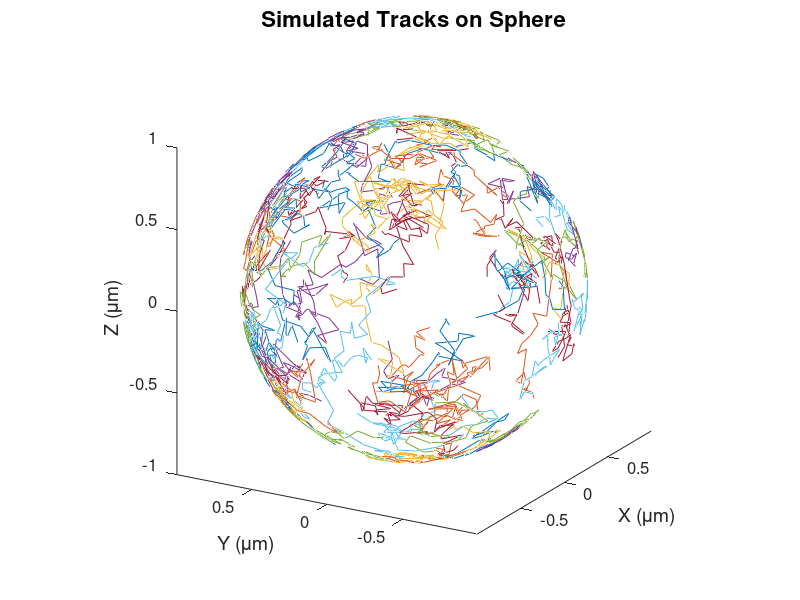
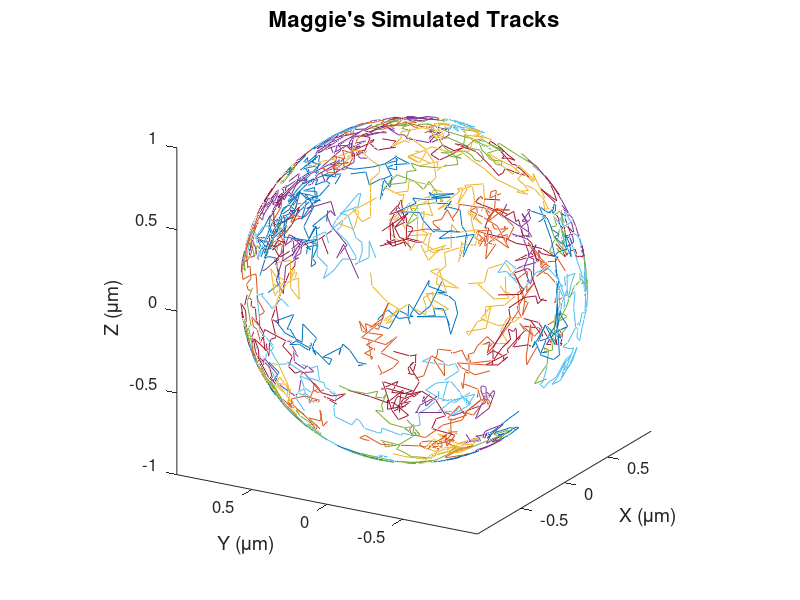

These figures' MATLAB source, in order:
%{
-------------------------------------------------------------
Author: Yu-Huan Wang (Kim Lab at UIUC) - yuhuanw2@illinois.edu
    creation date: 12/8/2023
    last updated date: 12/8/2023

Description: this script 'diffSim_sphere' is adapted from 'diffSimMemb'
1) simulates the diffusion of a free particle on a 3D sphere 
2) I also added Maggie's simulation code as a comparison

~~~~~~ How to Ratate a Vector in 3D ~~~~~~
~~~~~~  Rodriguez rotation formula  ~~~~~~

v′=vcosθ+(r×v)sinθ+r(v*r)(1−cosθ)   where

 v is the original vector, 
 r is the vector about which the rotation on angle θ is performed, 
 v′ is the vector after rotation.

~~~~~~~~~~~~~~ Steps ~~~~~~~~~~~~~
1. Find an orthogonal vector k1 to v at the base
2. Use cross( k1, v) to find the third orthogonal vector k2
        k1-k2 defines the orthogonal plane to vector v
3. Find a random vector in k1-k2 plane as the rotatioin axis
        ratation radius is always r 
        rotation direction would be random
4. Calculate rotation angle by 'step size/r'
5. With the rotation axis and angle, I can get the new pts 


-------------------------------------------------------------
%}

clear, clc, close all

simPath = 'C:\Users\yuhuanw2\Documents\MATLAB\simDiffusion\'; cd( simPath)

    nTracks = 100;     nFrames = 30;
    plotTrackFlag = 1;

    D = 0.2; % um^2/s 
    dt = 1e-2; % 10 ms, unit: s
    locError = 0e-2; % unit: um

global r l
r = 1; % radius of the sphere

fprintf( '~~~~ Simulation Starts ~~~~\n')
fprintf( '   D = %.2f, dt = %d ms, step = %.2f um, locErr = %.2f um\n', D, dt*1e3, sqrt( 4*D*dt), locError)
fprintf( '   nFrame = %d, total step = %.2f um\n', nFrames, sqrt( 4*D*dt*nFrames))


%% 1. generate randomly distributed origin points on the sphere

rng(0) % to make the result repeatable
    
    % equivalent to: unifrnd( -cellLength/2, cellLength/2, nTracks, 1);
    y = ( rand( nTracks, 1)- 0.5)* 2*r; % random y from -r ~ r
    phi = rand( nTracks, 1)* 2*pi;    
    radi = sqrt( r^2 - y.^2);    
    x = radi.* cos( phi);   z = radi.* sin( phi);
    ori = [x, y, z]; % origin points for the diffusion

%     scatter3( x, y, z)
%     axis image

%% 2. Diffusion Simulation

close all

% nTracks = 100;     nFrames = 100;
tracksFinal( nTracks, 1).traj = [];

tic
for i = 1: nTracks
    
    traj = nan( nFrames, 3);
    pos = ori( i,:);  traj( 1,:) = pos;
    
    randAngle = 2*pi* rand( nFrames-1, 1); % random angle from 0~2pi    
    jumps = raylrnd( sqrt( 2*D*dt), nFrames-1, 1); % step magnitude, unit: um 
%     jumps = 0.1* ones( nFrames-1, 1); % fixed step size
    
    for j = 1: nFrames-1
        
        v = pos;
            
        % find the basis k1 & k2 of the orthogonal plane of v
        phiOrtho = atan( v(3)./ v(1))+ pi/2; % orthogonal phi angle at the base of hemisphere
        k1 = [ cos( phiOrtho), 0, sin( phiOrtho)]; % orthogonal vector to v in the plane of base
        k2 = cross( v, k1)/ r; % orthogonal vector to v & k1

        % find a random vector in k1-k2 plane as the rotation axis
        k = k1* cos( randAngle(j)) + k2* sin( randAngle(j));

        % jump size should have variance = 2Dt in each dimension
        rotTheta = jumps(j, 1)/ r; % angle of rotation, what should it be 6Dt or 4Dt?

        % v′=vcosθ+(r×v)sinθ+r(v*r)(1−cosθ), dot(v,k)=0
        pos = v*cos( rotTheta) + cross(k, v)* sin( rotTheta); % new position after rotation
             
        traj( j+1,:) = pos;
    end
    
    locE = normrnd( 0, sqrt( 2*locError^2), [nFrames, 3]); % unit: um
    traj = traj + locE;
    
    % save track X & Y coordinates into tracksFinal structure
    tracksFinal(i).traj = traj; % x & y coordiate, unit: um
    
    % ~~~~ Calculate Single Steps ~~~~
    singleSteps = sqrt( sum(( traj( 2:end, :)- traj( 1:end-1, :)).^2, 2)); % unit: um    
    tracksFinal(i).steps = singleSteps'; % unit: um        
    
    plot3( traj(:,1), traj(:,2), traj(:,3)), hold on % , 'LineWidth', 1.5
end

% Plot Setting

if logical( plotTrackFlag)
    figure( gcf)
    hold off
    set( gcf, 'Position', [600, 450, 420, 400])
    set( gca, 'FontSize', 12)
    xlabel( 'X (\mum)', 'FontSize', 14)
    ylabel( 'Y (\mum)', 'FontSize', 14)
    zlabel( 'Z (\mum)', 'FontSize', 14)
%     title( 'Maggie''s Membrane Simulation', 'FontSize', 16)
    title( 'Simulated Tracks on Sphere', 'FontSize', 16)
    axis image
    view(-60, 20) % view(az,el)  az=-37, el = 30
end


%% Maggie's Code of Simulating Membrane Diffusion
% she used a different way to rotate the vector, a little bit confusing,
% but it works well!

figure
for i = 1: nTracks
    
    traj = nan( nFrames, 3);
    pos = ori( i,:);  traj( 1,:) = pos;
     
    jumps = raylrnd( sqrt( 2*D*dt), nFrames-1, 1); % step magnitude, unit: um 
%     jumps = 0.1* ones( nFrames-1, 1); % fixed step size
    
    for j = 1: nFrames-1
        
        R = r; step_size = jumps(j);
        
        %get initial point position info
        z0 = pos(3);
        phi0 = atan2(pos(2),pos(1));
        
        rand_angle = 2*pi*rand;
        theta0 = atan2( sqrt(R.^2-z0.^2), z0);
        
        %see Rodrigues' rotation formula. the point of below is just to
        %locate a point with set distance to initial point
        phi_perp = phi0+pi./2;
        rand_pos_sph = [R,rand_angle,step_size/R];
        
        phi = rand_pos_sph(2);
        theta = rand_pos_sph(3);
        x = R.*cos(phi).*sin(theta);
        y = R.*sin(phi).*sin(theta);
        z = R.*cos(theta);
        
        v = [x,y,z];
        k = [cos(phi_perp),sin(phi_perp),0];
        pos = v.*cos(theta0) +cross(k,v).*sin(theta0) + k.*(sum(k.*v)).*(1-cos(theta0));
        
        traj(j+1,:) = pos;
    end
    
    locE = normrnd( 0, sqrt( 2*locError^2), [nFrames, 3]); % unit: um
    traj = traj + locE;
        
    % ~~~~ Calculate Single Steps ~~~~
    singleSteps = sqrt( sum(( traj( 2:end, :)- traj( 1:end-1, :)).^2, 2)); % unit: um    
    tracksFinal(i).stepsMag = singleSteps'; % unit: um        
    
    plot3( traj(:,1), traj(:,2), traj(:,3)), hold on % , 'LineWidth', 1.5
end


fprintf( '\n~~~~~~  Simulation Done  ~~~~~~\n')
toc

steps  = [ tracksFinal.steps]'; % unit: um
stepsMag  = [ tracksFinal.stepsMag]'; % unit: um


% Plot Setting
if logical( plotTrackFlag)
    hold off
    figure( gcf)
    set( gcf, 'Position', [1030, 450, 420, 400])
    set( gca, 'FontSize', 12)
    xlabel( 'X (\mum)', 'FontSize', 14)
    ylabel( 'Y (\mum)', 'FontSize', 14)
    zlabel( 'Z (\mum)', 'FontSize', 14)
%     title( 'Maggie''s Membrane Simulation', 'FontSize', 16)
    title( 'Maggie''s Simulated Tracks', 'FontSize', 16)
    axis image
    view(-60, 20) % view(az,el)  az=-37, el = 30
end


fprintf( '\n~~~~~~ !!!  All Complete  !!! ~~~~~~\n')



